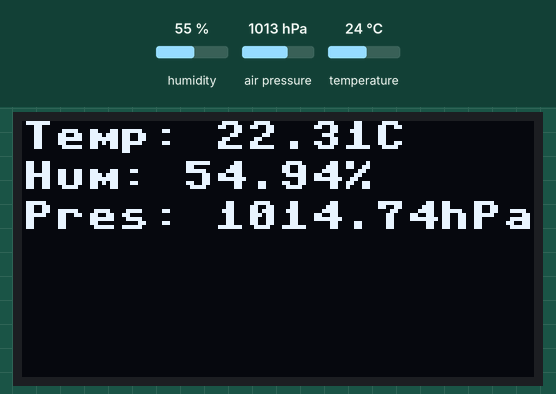
Recording of a program running on a simulated ESP32 board running MicroPython. Parts: 128×64 one-colour display. The inputs (shaded band) are chosen by the test bench; at power-on: humidity 55 %, air pressure 1013 hPa, temperature 24 °C. Library files of the repository ran but are not shown: ssd1306.py, BME280.py; what the program prints to the serial console is not drawn.

Above: at 1.2 s.
1.3 s: humidity set to 22 %
At 6.1 s:
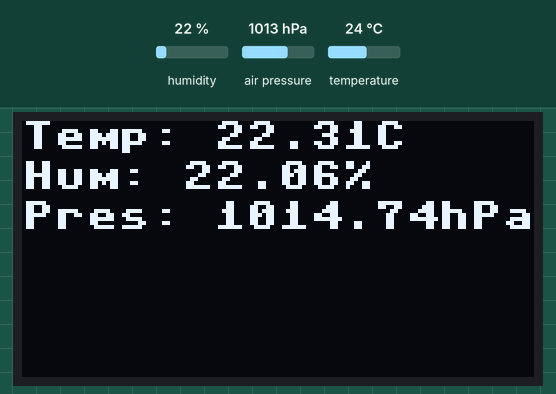
6.7 s: air pressure set to 952 hPa
At 11.4 s:
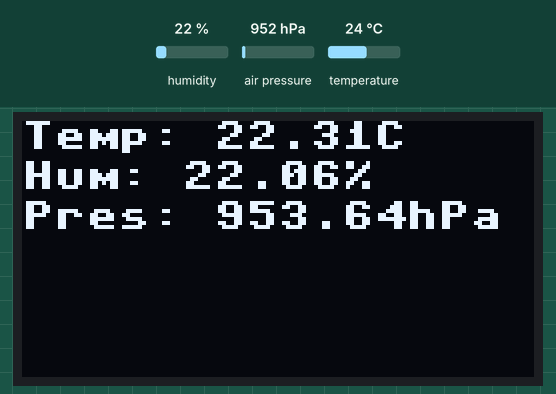
11.7 s: temperature set to 12 °C
At 15.7 s:
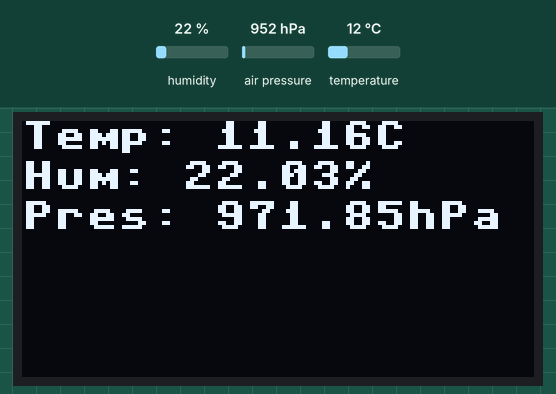
16.8 s: humidity set to 40 %
At 21.2 s:
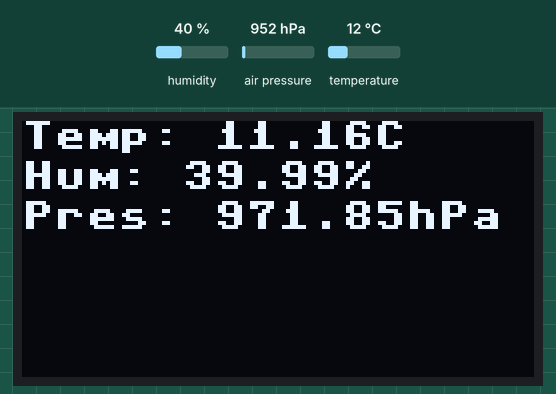
21.9 s: air pressure set to 975 hPa
At 26.6 s:
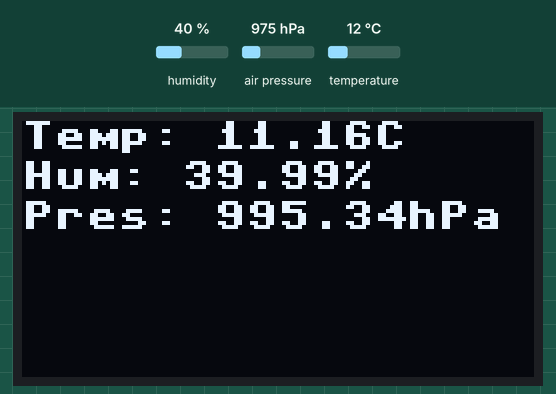
Timing chart, 0 to 28.0 s (numbered marks = the images above; inputs shaded):
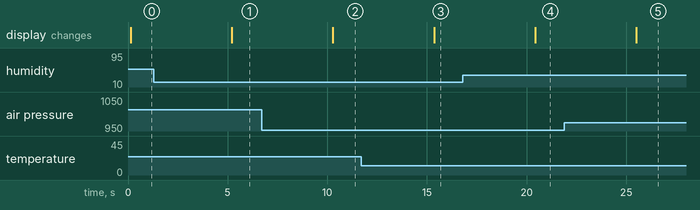

The program:

main.py
```python
'''
Based on: https://randomnerdtutorials.com/micropython-bme280-esp32-esp8266/

https://github.com/jordibinefa/IoT-02/tree/master/micropython/prj_bme280_oled

20220830
'''
from machine import Pin, SoftI2C
import ssd1306
from time import sleep

# ESP32 Pin assignment
i2c = SoftI2C(scl=Pin(22), sda=Pin(21))

# ESP8266 Pin assignment
#i2c = SoftI2C(scl=Pin(5), sda=Pin(4))

oled_width = 128
oled_height = 64
oled = ssd1306.SSD1306_I2C(oled_width, oled_height, i2c)

oled.text('Reading BME280', 0, 20)

oled.show()

import BME280

while True:
  bme = BME280.BME280(i2c=i2c)
  temp = bme.temperature
  hum = bme.humidity
  pres = bme.pressure
  # uncomment for temperature in Fahrenheit
  #temp = (bme.read_temperature()/100) * (9/5) + 32
  #temp = str(round(temp, 2)) + 'F'
  tempOled = 'Temp: '+ temp+'                '
  # print('Temperature: ', temp)
  print(tempOled)
  oled = ssd1306.SSD1306_I2C(oled_width, oled_height, i2c)
  oled.text(tempOled,0,0)
  # print('Humidity: ', hum)
  humOled = 'Hum: '+hum+'                '
  print(humOled)
  oled.text(humOled,0,10)
  # print('Pressure: ', pres)
  pressOled = 'Pres: '+ pres+'                '
  print(pressOled)
  oled.text(pressOled,0,20)
  oled.show()

  sleep(5)
```

Measured:
- after the input at 1.3 s, the display: first differs from a run without the input after 3.9 s (image 1)
- after the input at 6.7 s, the display: first differs from a run without the input after 3.6 s (image 2)
- after the input at 11.7 s, the display: first differs from a run without the input after 3.7 s (image 3)
- after the input at 16.8 s, the display: first differs from a run without the input after 3.6 s (image 4)
- after the input at 21.9 s, the display: first differs from a run without the input after 3.6 s (image 5)
